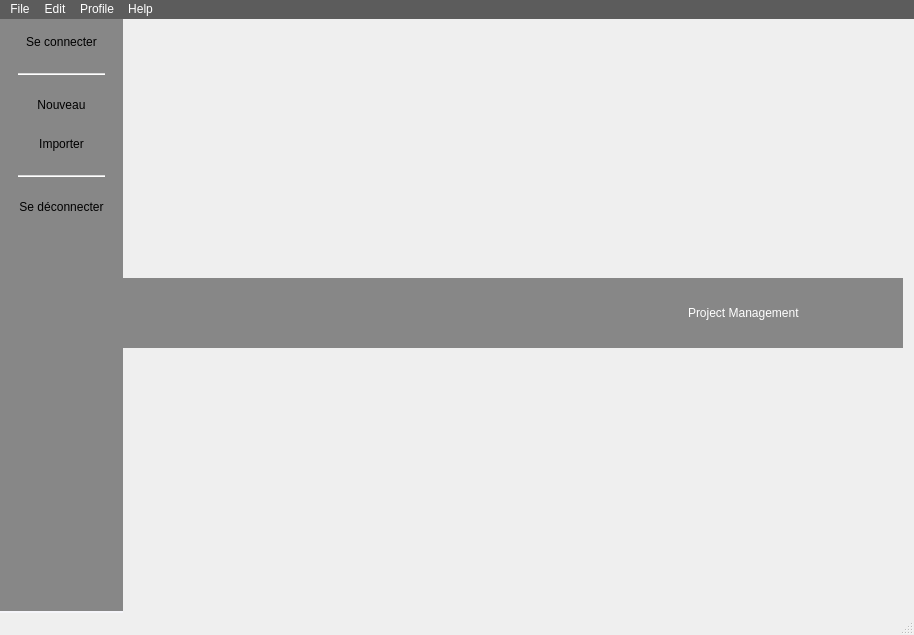
<?xml version="1.0" encoding="UTF-8"?>
<ui version="4.0">
 <class>mainwindowClass</class>
 <widget class="QMainWindow" name="mainwindowClass">
  <property name="geometry">
   <rect>
    <x>0</x>
    <y>0</y>
    <width>914</width>
    <height>635</height>
   </rect>
  </property>
  <property name="windowTitle">
   <string>mainwindow</string>
  </property>
  <property name="styleSheet">
   <string notr="true">*{
	font: 11pt &quot;Calibri&quot;;
}

QMainWindow{
	border-image: url(images/mainwindow/fond.jpg)  0 0 0 0 stretch stretch;
}

QMenuBar, QMenu
{
background: rgba(65,65,65,0.85);
color:white;
}

QMenuBar::item:selected
{
background: rgba(65,65,65,0.95);
}

/* QFrame */

#fr_menu_haut
{
background: rgba(65,65,65,0.6);
}

/* QToolBar */

QToolBar {
padding:12px;
    background: rgba(65,65,65,0.6);
    spacing: 18px; /* spacing between items in the tool bar */
	border-bottom:2px solid rgb(245,245,250);
}

QToolButton:hover {
background: none; 
border: none;
}


/* COMBOBOX */

QComboBox{
font: 16pt &quot;Calibri&quot;;
color : white;
background-color:rgba(0,0,0,0);
border : 1px solid rgba(31,48,92,0.0);
padding-left:5px;
}

QComboBox::drop-down{
border:0px;
}

QComboBox::down-arrow{
image: url(images/mainwindow/arrow-down.png);
width:15px;
height:15px;
margin-right:8px;
margin-left:8px;
}

QComboBox QAbstractItemView {
	color:rgb(65,65,65);
	background:rgb(217,225,227);
	border: 1px solid rgb(250,250,250);
}

</string>
  </property>
  <widget class="QWidget" name="centralWidget">
   <layout class="QVBoxLayout" name="verticalLayout_13">
    <property name="leftMargin">
     <number>0</number>
    </property>
    <property name="topMargin">
     <number>0</number>
    </property>
    <property name="bottomMargin">
     <number>6</number>
    </property>
    <item>
     <widget class="QFrame" name="fr_menu_haut">
      <property name="minimumSize">
       <size>
        <width>0</width>
        <height>70</height>
       </size>
      </property>
      <property name="maximumSize">
       <size>
        <width>16777215</width>
        <height>70</height>
       </size>
      </property>
      <layout class="QHBoxLayout" name="horizontalLayout">
       <item alignment="Qt::AlignLeft">
        <widget class="QLabel" name="label_10">
         <property name="minimumSize">
          <size>
           <width>150</width>
           <height>0</height>
          </size>
         </property>
         <property name="maximumSize">
          <size>
           <width>150</width>
           <height>16777215</height>
          </size>
         </property>
         <property name="styleSheet">
          <string notr="true">image:url(images/mainwindow/logo_menu.png);</string>
         </property>
         <property name="text">
          <string/>
         </property>
        </widget>
       </item>
       <item>
        <spacer name="horizontalSpacer">
         <property name="orientation">
          <enum>Qt::Horizontal</enum>
         </property>
         <property name="sizeHint" stdset="0">
          <size>
           <width>40</width>
           <height>20</height>
          </size>
         </property>
        </spacer>
       </item>
       <item>
        <widget class="QComboBox" name="cb_menu">
         <property name="minimumSize">
          <size>
           <width>210</width>
           <height>0</height>
          </size>
         </property>
         <item>
          <property name="text">
           <string>Project Management</string>
          </property>
         </item>
         <item>
          <property name="text">
           <string>Dashboard</string>
          </property>
         </item>
        </widget>
       </item>
      </layout>
     </widget>
    </item>
    <item>
     <layout class="QVBoxLayout" name="vl_projectmanagement"/>
    </item>
   </layout>
  </widget>
  <widget class="QMenuBar" name="menuBar">
   <property name="geometry">
    <rect>
     <x>0</x>
     <y>0</y>
     <width>914</width>
     <height>25</height>
    </rect>
   </property>
   <property name="defaultUp">
    <bool>false</bool>
   </property>
   <property name="nativeMenuBar">
    <bool>true</bool>
   </property>
   <widget class="QMenu" name="menuFichier">
    <property name="title">
     <string>File</string>
    </property>
    <addaction name="actionNouveau"/>
    <addaction name="actionImporter"/>
   </widget>
   <widget class="QMenu" name="menuAide">
    <property name="title">
     <string>Help</string>
    </property>
   </widget>
   <widget class="QMenu" name="menu_dition">
    <property name="title">
     <string>Edit</string>
    </property>
    <addaction name="actionTh_me"/>
   </widget>
   <widget class="QMenu" name="menuProfile">
    <property name="title">
     <string>Profile</string>
    </property>
    <addaction name="actionSe_connecter"/>
    <addaction name="actionSe_d_connecter_2"/>
   </widget>
   <addaction name="menuFichier"/>
   <addaction name="menu_dition"/>
   <addaction name="menuProfile"/>
   <addaction name="menuAide"/>
  </widget>
  <widget class="QToolBar" name="mainToolBar">
   <property name="movable">
    <bool>false</bool>
   </property>
   <property name="orientation">
    <enum>Qt::Vertical</enum>
   </property>
   <property name="iconSize">
    <size>
     <width>42</width>
     <height>42</height>
    </size>
   </property>
   <property name="toolButtonStyle">
    <enum>Qt::ToolButtonIconOnly</enum>
   </property>
   <property name="floatable">
    <bool>true</bool>
   </property>
   <attribute name="toolBarArea">
    <enum>LeftToolBarArea</enum>
   </attribute>
   <attribute name="toolBarBreak">
    <bool>false</bool>
   </attribute>
   <addaction name="actionSe_connecter"/>
   <addaction name="separator"/>
   <addaction name="actionNouveau"/>
   <addaction name="actionImporter"/>
   <addaction name="separator"/>
   <addaction name="actionSe_d_connecter_2"/>
  </widget>
  <widget class="QStatusBar" name="statusBar"/>
  <action name="actionNouveau">
   <property name="checkable">
    <bool>false</bool>
   </property>
   <property name="icon">
    <iconset>
     <normaloff>images/mainwindow/newTask.png</normaloff>images/mainwindow/newTask.png</iconset>
   </property>
   <property name="text">
    <string>Nouveau</string>
   </property>
   <property name="toolTip">
    <string>Nouvelle tâche</string>
   </property>
   <property name="shortcut">
    <string>Ctrl+N</string>
   </property>
  </action>
  <action name="actionImporter">
   <property name="icon">
    <iconset>
     <normaloff>images/mainwindow/importer.png</normaloff>images/mainwindow/importer.png</iconset>
   </property>
   <property name="text">
    <string>Importer</string>
   </property>
   <property name="toolTip">
    <string>Importer</string>
   </property>
   <property name="shortcut">
    <string>Ctrl+E</string>
   </property>
  </action>
  <action name="actionExporter">
   <property name="text">
    <string>Exporter</string>
   </property>
  </action>
  <action name="actionTh_me">
   <property name="icon">
    <iconset>
     <normaloff>images/mainwindow/pantone.png</normaloff>images/mainwindow/pantone.png</iconset>
   </property>
   <property name="text">
    <string>Thème</string>
   </property>
  </action>
  <action name="actionfhgf">
   <property name="text">
    <string>fhgf</string>
   </property>
  </action>
  <action name="actionChanger_d_utilisateur">
   <property name="icon">
    <iconset>
     <normaloff>images/mainwindow/user.png</normaloff>images/mainwindow/user.png</iconset>
   </property>
   <property name="text">
    <string>Changer d'utilisateur</string>
   </property>
  </action>
  <action name="actionSe_d_connecter">
   <property name="text">
    <string>Se déconnecter</string>
   </property>
  </action>
  <action name="actionSe_connecter">
   <property name="icon">
    <iconset>
     <normaloff>images/mainwindow/user.png</normaloff>images/mainwindow/user.png</iconset>
   </property>
   <property name="text">
    <string>Se connecter</string>
   </property>
  </action>
  <action name="actionSe_d_connecter_2">
   <property name="icon">
    <iconset>
     <normaloff>images/mainwindow/logout.png</normaloff>images/mainwindow/logout.png</iconset>
   </property>
   <property name="text">
    <string>Se déconnecter</string>
   </property>
  </action>
 </widget>
 <layoutdefault spacing="6" margin="11"/>
 <resources/>
 <connections/>
</ui>
